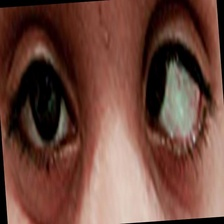
#> input picture data_hirschberg/eye-classification/test/ESOTROPIA/esotropia_003.jpg, 224 x 224 px
$ python -i benchmark_hirschberg_detectors.py   (imports and definitions only)
#> lines starting #> are read from the running program, lines starting #| are printed output that depends on the picture
"""Exploratory benchmark for Phase 6A Hirschberg pupil and reflex detectors.

SAFETY & PROTOCOL NOTICE:
This benchmark measures only detector technical coverage and success rates on cropped 224x224 images.
It deliberately does NOT report sensitivity, specificity, or clinical diagnostic metrics.
Thresholds remain TODO_PILOT. No clinical validation is claimed.
"""

from __future__ import annotations

import argparse
import json
import logging
import sys
from collections import Counter
from pathlib import Path
from typing import Any, Dict, List

# Ensure project root is in sys.path
PROJECT_ROOT = Path(__file__).resolve().parent.parent
if str(PROJECT_ROOT) not in sys.path:
    sys.path.insert(0, str(PROJECT_ROOT))

import cv2
import numpy as np

from app.services.research_measurement_service import (
    detect_pupil_in_roi,
    detect_reflexes_in_roi,
)

# [1 line not run here, left out]
logger = logging.getLogger("remicare.benchmark_detectors")


def estimate_iris_center_in_crop(image: np.ndarray) -> tuple[float, float, float]:
    """Estimate iris center (cx, cy, diameter) for a 224x224 cropped eye image.

    In standardized 224x224 eye crops, the eye is approximately centered.
    We refine the approximate center using Hough circles or dark center heuristic within central ROI.
    """
    h, w = image.shape[:2]
#> h = 224; w = 224
    default_cx, default_cy = w / 2.0, h / 2.0
#> default_cx = 112; default_cy = 112
    default_diameter = min(w, h) * 0.45  # ~100px for 224x224
#> default_diameter = 100.8

    gray = cv2.cvtColor(image, cv2.COLOR_RGB2GRAY)
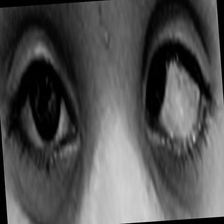
#> gray: shape (224, 224); min 0, max 220, mean 81.5
    blurred = cv2.medianBlur(gray, 7)

    # Search for circular iris boundary in range 25px - 75px radius
    circles = cv2.HoughCircles(
        blurred,
        cv2.HOUGH_GRADIENT,
        dp=1.2,
        minDist=50,
        param1=45,
        param2=24,
        minRadius=25,
        maxRadius=75,
    )
#> circles = [[131.4, 121.8, 74.32], [78.6, 113.4, 70.36], [160.2, 79.8, 63.76], [82.2, 167.4, 74.32], [209.4, 91.8, 67.72], [137.4, 189, 65.08], [19.8, 118.2, 71.68], [96.6, 33, 55.84], [202.2, 157.8, 59.8], [58.2, 66.6, 35.92]]

    if circles is not None and len(circles[0]) > 0:
        # Pick the circle closest to the image center
        best_circle = None
        min_dist = float("inf")
        for c in circles[0]:
            dist = np.hypot(c[0] - default_cx, c[1] - default_cy)
            if dist < min_dist:
                min_dist = dist
                best_circle = c
#> this loop made 10 passes
#> (dist, min_dist, best_circle) on pass 1: (21.73, 21.73, [131.4, 121.8, 74.32])
#> (c, dist) on passes 2 to 7: ([78.6, 113.4, 70.36], 33.43), ([160.2, 79.8, 63.76], 57.97), ([82.2, 167.4, 74.32], 62.91), ([209.4, 91.8, 67.72], 99.47), ([137.4, 189, 65.08], 81.08), ([19.8, 118.2, 71.68], 92.41)
#> after the loop, min_dist = 21.73

        if best_circle is not None and min_dist < 45.0:
            cx = float(best_circle[0])
#> cx = 131.4
            cy = float(best_circle[1])
#> cy = 121.8
            diameter = float(best_circle[2] * 2.0)
#> diameter = 148.6
            return cx, cy, diameter

    # Fallback to central default if circle fit is uncertain
    return default_cx, default_cy, default_diameter


# [153 lines left out: functions resolve_image_path, run_benchmark, main, not called in this run]


# [2 lines not run here, left out]

>>> import cv2
>>> picture = cv2.cvtColor(cv2.imread('../data_hirschberg/eye-classification/test/ESOTROPIA/esotropia_003.jpg'), cv2.COLOR_BGR2RGB)
>>> result = estimate_iris_center_in_crop(picture)
#> result = (131.4, 121.8, 148.6)

$ run again, on data_hirschberg/eye-classification/test/ESOTROPIA/esotropia_005.jpg
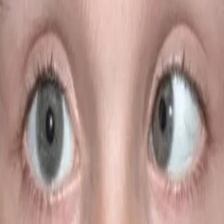
#> input picture data_hirschberg/eye-classification/test/ESOTROPIA/esotropia_005.jpg, 224 x 224 px
#> in estimate_iris_center_in_crop, `gray = cv2.cvtColor(image, cv2.COLOR_RGB2GRAY)`:
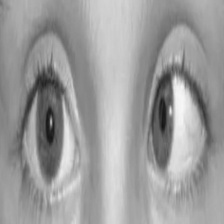
#> gray: shape (224, 224); min 20, max 247, mean 156.4
#> circles = [[95.4, 117, 70.36], [148.2, 135, 63.76], [94.2, 65.4, 74.32], [54.6, 147, 46.48], [114.6, 221.4, 63.76], [203.4, 99, 49.12], [197.4, 159, 58.36], [143.4, 75, 41.2], [7.8, 75, 62.44], [71.4, 196.2, 30.28], [155.4, 187.8, 30.76], [1.8, 153, 35.32]]
#> the loop in estimate_iris_center_in_crop, `for c in circles[0]:` made 12 passes
#> (dist, min_dist, best_circle) on pass 1: (17.34, 17.34, [95.4, 117, 70.36])
#> after the loop in estimate_iris_center_in_crop, `for c in circles[0]:`: min_dist = 17.34
#> cx = 95.4
#> cy = 117
#> diameter = 140.7
#> result = (95.4, 117, 140.7)

$ run again, on data_hirschberg/eye-classification/test/ESOTROPIA/esotropia_006.jpg
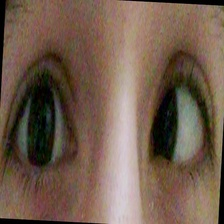
#> input picture data_hirschberg/eye-classification/test/ESOTROPIA/esotropia_006.jpg, 224 x 224 px
#> in estimate_iris_center_in_crop, `gray = cv2.cvtColor(image, cv2.COLOR_RGB2GRAY)`:
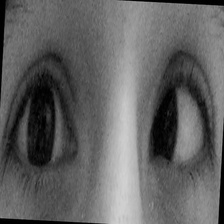
#> gray: shape (224, 224); min 0, max 210, mean 97.4
#> circles = [[70.2, 132.6, 66.4], [161.4, 101.4, 55.84], [161.4, 162.6, 59.8], [108.6, 95.4, 61], [42.6, 195, 69.04], [39, 93, 39.28], [221.4, 126.6, 68.92], [6.6, 136.2, 47.56], [93, 43.8, 31.96]]
#> the loop in estimate_iris_center_in_crop, `for c in circles[0]:` made 9 passes
#> (dist, min_dist, best_circle) on passes 1, 4: (46.6, 46.6, [70.2, 132.6, 66.4]), (16.94, 16.94, [108.6, 95.4, 61])
#> after the loop in estimate_iris_center_in_crop, `for c in circles[0]:`: min_dist = 16.94
#> cx = 108.6
#> cy = 95.4
#> diameter = 122
#> result = (108.6, 95.4, 122)

$ run again, on data_hirschberg/eye-classification/test/ESOTROPIA/esotropia_008.jpg
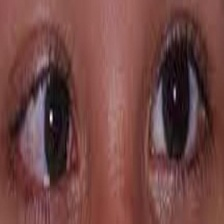
#> input picture data_hirschberg/eye-classification/test/ESOTROPIA/esotropia_008.jpg, 224 x 224 px
#> in estimate_iris_center_in_crop, `gray = cv2.cvtColor(image, cv2.COLOR_RGB2GRAY)`:
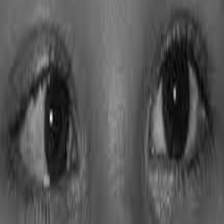
#> gray: shape (224, 224); min 3, max 237, mean 82.5
#> circles = [[93, 133.8, 70.36], [131.4, 95.4, 66.4], [167.4, 133.8, 46.6], [42.6, 161.4, 37.84], [42.6, 96.6, 34.24], [215.4, 117, 62.44], [119.4, 189, 45.16]]
#> the loop in estimate_iris_center_in_crop, `for c in circles[0]:` made 7 passes
#> (dist, min_dist, best_circle) on passes 1 to 2: (28.92, 28.92, [93, 133.8, 70.36]), (25.53, 25.53, [131.4, 95.4, 66.4])
#> after the loop in estimate_iris_center_in_crop, `for c in circles[0]:`: min_dist = 25.53
#> cx = 131.4
#> cy = 95.4
#> diameter = 132.8
#> result = (131.4, 95.4, 132.8)
